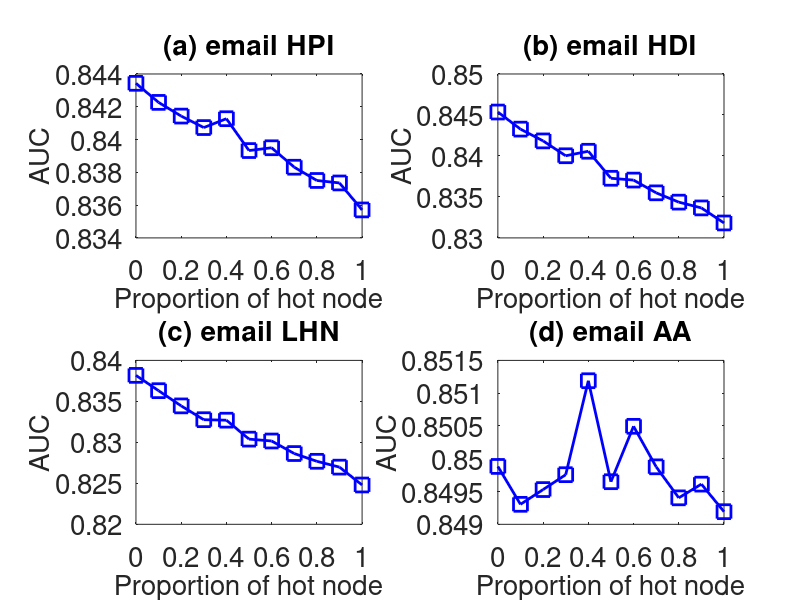

The MATLAB source for this figure:
subplot(2,2,1);
x=0:0.1:1;
y=[0.8434299
0.8422666
0.8414313
0.8407308
0.8412713
0.8393285
0.839499
0.8383119
0.8375033
0.8373523
0.8357062
];
plot(x,y,'-bs','LineWidth',2,'MarkerSize',10);
set(gca,'FontSize',20);
xlabel('Proportion of hot node','fontsize',20);
ylabel('AUC','fontsize',20);
title('(a) email HPI','fontsize',20);

subplot(2,2,2);
x=0:0.1:1;
y=[0.8453563
0.8432723
0.841835
0.8400219
0.8405717
0.8372736
0.8370542
0.8354982
0.8343629
0.8336578
0.8318226

];
plot(x,y,'-bs','LineWidth',2,'MarkerSize',10);
set(gca,'FontSize',20);
xlabel('Proportion of hot node','fontsize',20);
ylabel('AUC','fontsize',20);
title('(b) email HDI','fontsize',20);

subplot(2,2,3);
x=0:0.1:1;
y=[0.8381721
0.8363045
0.8344483
0.832763
0.8327049
0.8303936
0.8301651
0.8286334
0.8276877
0.8269757
0.824798
];
plot(x,y,'-bs','LineWidth',2,'MarkerSize',10);
set(gca,'FontSize',20);
xlabel('Proportion of hot node','fontsize',20);
ylabel('AUC','fontsize',20);
title('(c) email LHN','fontsize',20);


subplot(2,2,4);
x=0:0.1:1;
y=[0.8498827
0.8493049
0.8495298
0.8497568
0.8511898
0.8496495
0.8504946
0.8498768
0.8494037
0.8496127
0.8491926
];
plot(x,y,'-bs','LineWidth',2,'MarkerSize',10);
set(gca,'FontSize',20);
xlabel('Proportion of hot node','fontsize',20);
ylabel('AUC','fontsize',20);
title('(d) email AA','fontsize',20);
